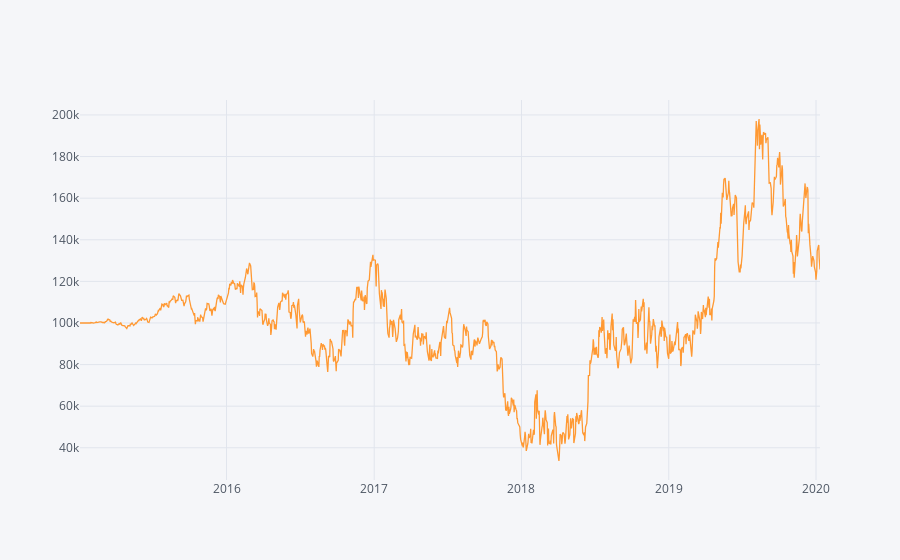

Notebook code cell kept with this figure:
### Code cell
result.portfolio_value.iplot()

### Figure 1 — Plotly figure (JSON) as saved in the notebook; plotly's stock layout.template omitted (floating-point values rounded to 4 significant figures; data arrays with more than 128 entries replaced by an {"elided": "..."} marker saying what was removed)
{"data": [{"line": {"color": "rgba(255, 153, 51, 1.0)", "dash": "solid", "shape": "linear", "width": 1.3}, "mode": "lines", "name": "portfolio_value", "text": "", "type": "scatter", "x": {"elided": "1265 str values"}, "y": {"elided": "1265 float values"}}], "layout": {"autosize": true, "legend": {"bgcolor": "#F5F6F9", "font": {"color": "#4D5663"}}, "paper_bgcolor": "#F5F6F9", "plot_bgcolor": "#F5F6F9", "title": {"font": {"color": "#4D5663"}}, "xaxis": {"autorange": true, "gridcolor": "#E1E5ED", "range": ["2015-01-02 21:00", "2020-01-10 21:00"], "showgrid": true, "tickfont": {"color": "#4D5663"}, "title": {"font": {"color": "#4D5663"}, "text": ""}, "type": "date", "zerolinecolor": "#E1E5ED"}, "yaxis": {"autorange": true, "gridcolor": "#E1E5ED", "range": [24510.0, 207200.0], "showgrid": true, "tickfont": {"color": "#4D5663"}, "title": {"font": {"color": "#4D5663"}, "text": ""}, "type": "linear", "zerolinecolor": "#E1E5ED"}}}
